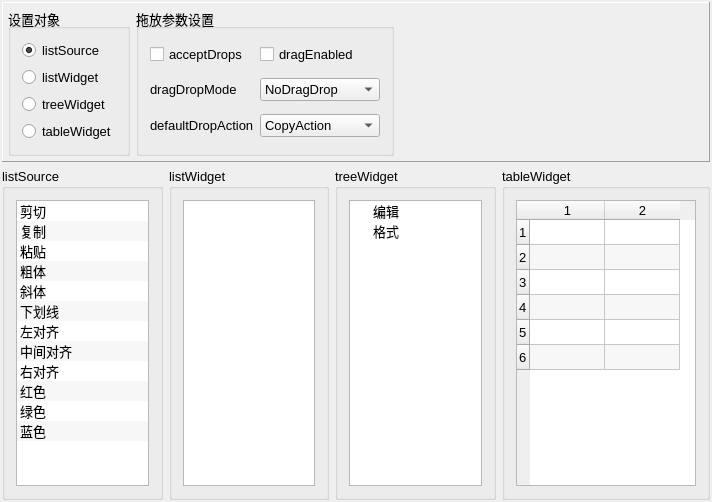
<?xml version="1.0" encoding="UTF-8"?>
<ui version="4.0">
 <class>Widget</class>
 <widget class="QWidget" name="Widget">
  <property name="geometry">
   <rect>
    <x>0</x>
    <y>0</y>
    <width>712</width>
    <height>502</height>
   </rect>
  </property>
  <property name="font">
   <font>
    <pointsize>10</pointsize>
   </font>
  </property>
  <property name="windowTitle">
   <string>Demo5_6, 具有DragDrop功能的组件</string>
  </property>
  <layout class="QVBoxLayout" name="verticalLayout_6">
   <property name="leftMargin">
    <number>2</number>
   </property>
   <property name="topMargin">
    <number>2</number>
   </property>
   <property name="rightMargin">
    <number>2</number>
   </property>
   <property name="bottomMargin">
    <number>2</number>
   </property>
   <item>
    <widget class="QFrame" name="frame">
     <property name="frameShape">
      <enum>QFrame::Panel</enum>
     </property>
     <property name="frameShadow">
      <enum>QFrame::Raised</enum>
     </property>
     <layout class="QHBoxLayout" name="horizontalLayout">
      <property name="leftMargin">
       <number>5</number>
      </property>
      <property name="topMargin">
       <number>5</number>
      </property>
      <property name="rightMargin">
       <number>5</number>
      </property>
      <property name="bottomMargin">
       <number>5</number>
      </property>
      <item>
       <widget class="QGroupBox" name="groupBox_6">
        <property name="title">
         <string>设置对象</string>
        </property>
        <layout class="QVBoxLayout" name="verticalLayout_5">
         <item>
          <widget class="QRadioButton" name="radio_Source">
           <property name="text">
            <string>listSource</string>
           </property>
           <property name="checked">
            <bool>true</bool>
           </property>
          </widget>
         </item>
         <item>
          <widget class="QRadioButton" name="radio_List">
           <property name="text">
            <string>listWidget</string>
           </property>
          </widget>
         </item>
         <item>
          <widget class="QRadioButton" name="radio_Tree">
           <property name="text">
            <string>treeWidget</string>
           </property>
          </widget>
         </item>
         <item>
          <widget class="QRadioButton" name="radio_Table">
           <property name="text">
            <string>tableWidget</string>
           </property>
          </widget>
         </item>
        </layout>
       </widget>
      </item>
      <item>
       <widget class="QGroupBox" name="groupBox_5">
        <property name="title">
         <string>拖放参数设置</string>
        </property>
        <layout class="QGridLayout" name="gridLayout">
         <property name="verticalSpacing">
          <number>9</number>
         </property>
         <item row="1" column="0">
          <widget class="QLabel" name="label_2">
           <property name="text">
            <string>dragDropMode</string>
           </property>
          </widget>
         </item>
         <item row="0" column="0">
          <widget class="QCheckBox" name="chkBox_AcceptDrops">
           <property name="text">
            <string>acceptDrops</string>
           </property>
          </widget>
         </item>
         <item row="0" column="1">
          <widget class="QCheckBox" name="chkBox_DragEnabled">
           <property name="text">
            <string>dragEnabled</string>
           </property>
          </widget>
         </item>
         <item row="2" column="1">
          <widget class="QComboBox" name="combo_DefaultAction">
           <item>
            <property name="text">
             <string>CopyAction</string>
            </property>
           </item>
           <item>
            <property name="text">
             <string>MoveAction</string>
            </property>
           </item>
           <item>
            <property name="text">
             <string>LinkAction</string>
            </property>
           </item>
           <item>
            <property name="text">
             <string>IgnoreAction</string>
            </property>
           </item>
          </widget>
         </item>
         <item row="2" column="0">
          <widget class="QLabel" name="label_3">
           <property name="text">
            <string>defaultDropAction</string>
           </property>
          </widget>
         </item>
         <item row="1" column="1">
          <widget class="QComboBox" name="combo_Mode">
           <property name="minimumSize">
            <size>
             <width>120</width>
             <height>0</height>
            </size>
           </property>
           <item>
            <property name="text">
             <string>NoDragDrop</string>
            </property>
           </item>
           <item>
            <property name="text">
             <string>DragOnly</string>
            </property>
           </item>
           <item>
            <property name="text">
             <string>DropOnly</string>
            </property>
           </item>
           <item>
            <property name="text">
             <string>DragDrop</string>
            </property>
           </item>
           <item>
            <property name="text">
             <string>InternalMove</string>
            </property>
           </item>
          </widget>
         </item>
        </layout>
       </widget>
      </item>
      <item>
       <spacer name="horizontalSpacer">
        <property name="orientation">
         <enum>Qt::Horizontal</enum>
        </property>
        <property name="sizeHint" stdset="0">
         <size>
          <width>40</width>
          <height>20</height>
         </size>
        </property>
       </spacer>
      </item>
     </layout>
    </widget>
   </item>
   <item>
    <layout class="QHBoxLayout" name="horizontalLayout_2">
     <item>
      <widget class="QGroupBox" name="groupBox_1">
       <property name="font">
        <font>
         <weight>50</weight>
         <bold>false</bold>
        </font>
       </property>
       <property name="title">
        <string>listSource</string>
       </property>
       <property name="flat">
        <bool>false</bool>
       </property>
       <property name="checkable">
        <bool>false</bool>
       </property>
       <layout class="QVBoxLayout" name="verticalLayout_2">
        <item>
         <widget class="QListWidget" name="listSource">
          <property name="editTriggers">
           <set>QAbstractItemView::NoEditTriggers</set>
          </property>
          <property name="dragDropMode">
           <enum>QAbstractItemView::DragOnly</enum>
          </property>
          <property name="alternatingRowColors">
           <bool>true</bool>
          </property>
          <property name="uniformItemSizes">
           <bool>false</bool>
          </property>
          <property name="selectionRectVisible">
           <bool>true</bool>
          </property>
          <item>
           <property name="text">
            <string>剪切</string>
           </property>
           <property name="icon">
            <iconset resource="res.qrc">
             <normaloff>:/icons/images/200.bmp</normaloff>:/icons/images/200.bmp</iconset>
           </property>
          </item>
          <item>
           <property name="text">
            <string>复制</string>
           </property>
           <property name="icon">
            <iconset resource="res.qrc">
             <normaloff>:/icons/images/202.bmp</normaloff>:/icons/images/202.bmp</iconset>
           </property>
          </item>
          <item>
           <property name="text">
            <string>粘贴</string>
           </property>
           <property name="icon">
            <iconset resource="res.qrc">
             <normaloff>:/icons/images/204.bmp</normaloff>:/icons/images/204.bmp</iconset>
           </property>
          </item>
          <item>
           <property name="text">
            <string>粗体</string>
           </property>
           <property name="icon">
            <iconset resource="res.qrc">
             <normaloff>:/icons/images/500.bmp</normaloff>:/icons/images/500.bmp</iconset>
           </property>
          </item>
          <item>
           <property name="text">
            <string>斜体</string>
           </property>
           <property name="icon">
            <iconset resource="res.qrc">
             <normaloff>:/icons/images/502.bmp</normaloff>:/icons/images/502.bmp</iconset>
           </property>
          </item>
          <item>
           <property name="text">
            <string>下划线</string>
           </property>
           <property name="icon">
            <iconset resource="res.qrc">
             <normaloff>:/icons/images/504.bmp</normaloff>:/icons/images/504.bmp</iconset>
           </property>
          </item>
          <item>
           <property name="text">
            <string>左对齐</string>
           </property>
           <property name="icon">
            <iconset resource="res.qrc">
             <normaloff>:/icons/images/508.bmp</normaloff>:/icons/images/508.bmp</iconset>
           </property>
          </item>
          <item>
           <property name="text">
            <string>中间对齐</string>
           </property>
           <property name="icon">
            <iconset resource="res.qrc">
             <normaloff>:/icons/images/510.bmp</normaloff>:/icons/images/510.bmp</iconset>
           </property>
          </item>
          <item>
           <property name="text">
            <string>右对齐</string>
           </property>
           <property name="icon">
            <iconset resource="res.qrc">
             <normaloff>:/icons/images/512.bmp</normaloff>:/icons/images/512.bmp</iconset>
           </property>
          </item>
          <item>
           <property name="text">
            <string>红色</string>
           </property>
           <property name="icon">
            <iconset resource="res.qrc">
             <normaloff>:/icons/images/718.bmp</normaloff>:/icons/images/718.bmp</iconset>
           </property>
          </item>
          <item>
           <property name="text">
            <string>绿色</string>
           </property>
           <property name="icon">
            <iconset resource="res.qrc">
             <normaloff>:/icons/images/724.bmp</normaloff>:/icons/images/724.bmp</iconset>
           </property>
          </item>
          <item>
           <property name="text">
            <string>蓝色</string>
           </property>
           <property name="icon">
            <iconset resource="res.qrc">
             <normaloff>:/icons/images/728.bmp</normaloff>:/icons/images/728.bmp</iconset>
           </property>
          </item>
         </widget>
        </item>
       </layout>
      </widget>
     </item>
     <item>
      <widget class="QGroupBox" name="groupBox_2">
       <property name="title">
        <string>listWidget</string>
       </property>
       <layout class="QVBoxLayout" name="verticalLayout">
        <item>
         <widget class="QListWidget" name="listWidget">
          <property name="editTriggers">
           <set>QAbstractItemView::NoEditTriggers</set>
          </property>
          <property name="dragDropMode">
           <enum>QAbstractItemView::NoDragDrop</enum>
          </property>
          <property name="defaultDropAction">
           <enum>Qt::CopyAction</enum>
          </property>
          <property name="viewMode">
           <enum>QListView::ListMode</enum>
          </property>
         </widget>
        </item>
       </layout>
      </widget>
     </item>
     <item>
      <widget class="QGroupBox" name="groupBox_3">
       <property name="title">
        <string>treeWidget</string>
       </property>
       <layout class="QVBoxLayout" name="verticalLayout_3">
        <item>
         <widget class="QTreeWidget" name="treeWidget">
          <property name="acceptDrops">
           <bool>true</bool>
          </property>
          <property name="editTriggers">
           <set>QAbstractItemView::NoEditTriggers</set>
          </property>
          <property name="dragDropOverwriteMode">
           <bool>true</bool>
          </property>
          <property name="dragDropMode">
           <enum>QAbstractItemView::InternalMove</enum>
          </property>
          <property name="defaultDropAction">
           <enum>Qt::MoveAction</enum>
          </property>
          <attribute name="headerVisible">
           <bool>false</bool>
          </attribute>
          <column>
           <property name="text">
            <string>编辑</string>
           </property>
          </column>
          <item>
           <property name="text">
            <string>编辑</string>
           </property>
          </item>
          <item>
           <property name="text">
            <string>格式</string>
           </property>
          </item>
         </widget>
        </item>
       </layout>
      </widget>
     </item>
     <item>
      <widget class="QGroupBox" name="groupBox_4">
       <property name="title">
        <string>tableWidget</string>
       </property>
       <layout class="QVBoxLayout" name="verticalLayout_4">
        <item>
         <widget class="QTableWidget" name="tableWidget">
          <property name="minimumSize">
           <size>
            <width>180</width>
            <height>0</height>
           </size>
          </property>
          <property name="editTriggers">
           <set>QAbstractItemView::NoEditTriggers</set>
          </property>
          <property name="dragDropMode">
           <enum>QAbstractItemView::DropOnly</enum>
          </property>
          <property name="defaultDropAction">
           <enum>Qt::CopyAction</enum>
          </property>
          <property name="alternatingRowColors">
           <bool>true</bool>
          </property>
          <property name="selectionMode">
           <enum>QAbstractItemView::SingleSelection</enum>
          </property>
          <property name="rowCount">
           <number>6</number>
          </property>
          <property name="columnCount">
           <number>2</number>
          </property>
          <attribute name="horizontalHeaderDefaultSectionSize">
           <number>75</number>
          </attribute>
          <attribute name="verticalHeaderDefaultSectionSize">
           <number>25</number>
          </attribute>
          <row/>
          <row/>
          <row/>
          <row/>
          <row/>
          <row/>
          <column/>
          <column/>
         </widget>
        </item>
       </layout>
      </widget>
     </item>
    </layout>
   </item>
  </layout>
 </widget>
 <layoutdefault spacing="6" margin="11"/>
 <resources>
  <include location="res.qrc"/>
 </resources>
 <connections/>
</ui>
